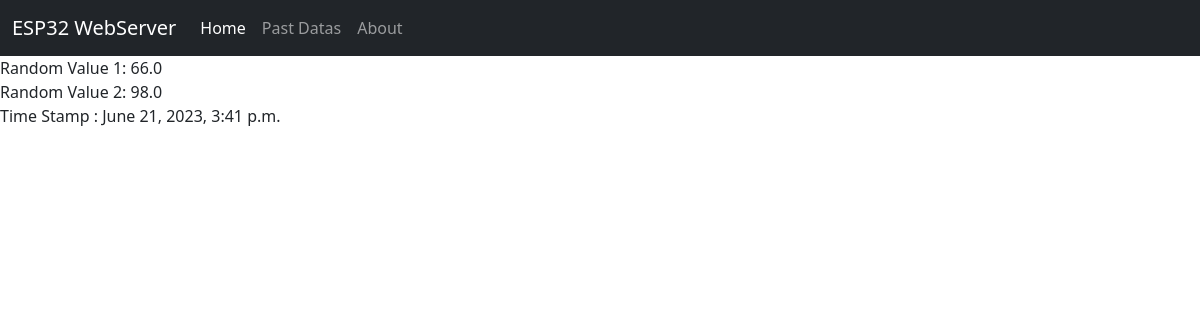
Before: / with the older database file.
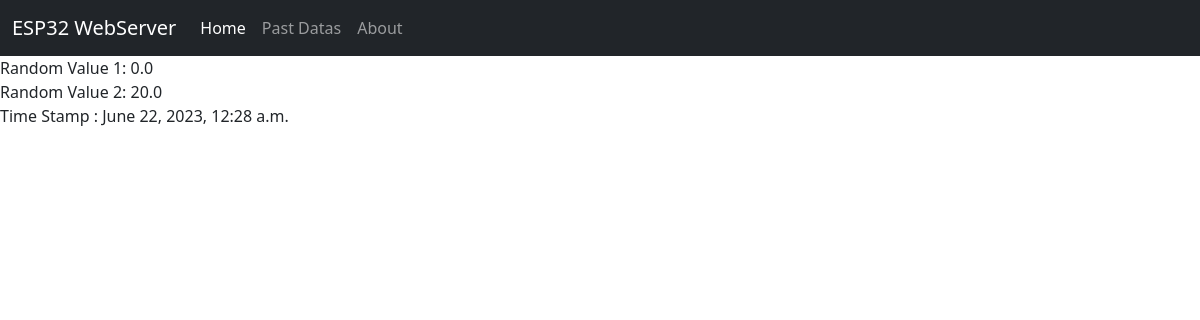
After: the same page with the newer database file.
### main/models.py (models this page shows)
class randomData(models.Model):
    random1 = models.IntegerField()
    random2 = models.IntegerField()
    created_at = models.DateTimeField(auto_now_add=True)

### main/views.py (the view)
# urls.py: path('', views.index, name='home'),
def index(request):
    latest_data = randomData.objects.latest('created_at')
    return render(request, 'index.html', {'latest_data': latest_data})

### Templates/index.html (shortened to what this page needs)
{% extends 'base.html' %}
{% block body %}
Random Value 1:  {{latest_data.random1}}
<br>
    Random Value 2:  {{latest_data.random2}}
<br>
Time Stamp :  {{latest_data.created_at}}
<br>
{% endblock body %}

Changed rows visible on the page:
no longer on this page (row unchanged): randomData: random1 "66.0", random2 "98.0", created_at "June 21, 2023, 3:41 p.m."
added randomData: random1 "0.0", random2 "20.0", created_at "June 22, 2023, 12:28 a.m."
